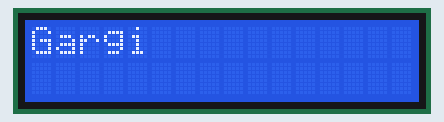
The sketch below on a simulated Arduino Uno, built with avr-gcc and run on an emulated ATmega328P. Parts: 16×2 character LCD.

Above: at 0.1 s.
At 1.1 s:
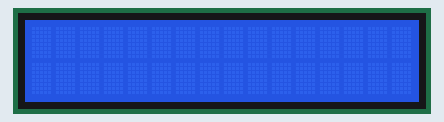

Measured:
- what the display in image 1 shows lasts 1.0 s, from 1.1 s to 2.1 s

The sketch:

LCD1.ino
```cpp
#include <LiquidCrystal.h>
const int rs=12, en=11, d4=5, d5=4, d6=3, d7=2;
LiquidCrystal lcd(rs,en,d4,d5,d6,d7);

void setup() {
  lcd.begin(16,2);
}

void loop() {
  lcd.setCursor(0,0);
  lcd.print("Gargi");
  delay(1000);
  lcd.setCursor(0,0);
  lcd.print("     ");
  delay(1000);
}
```
